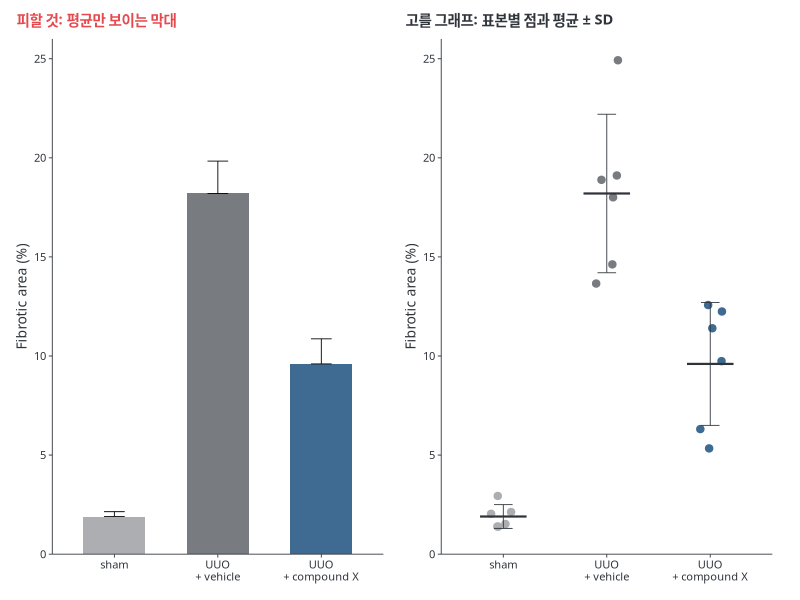
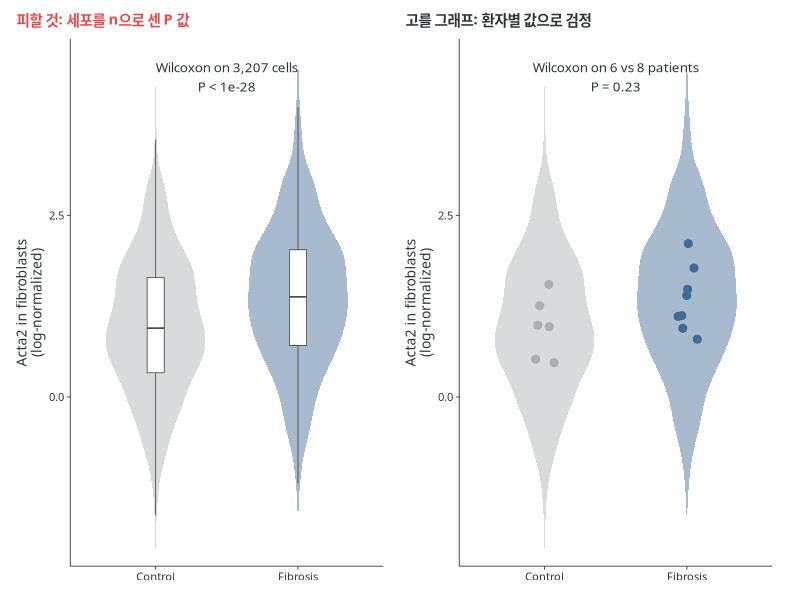
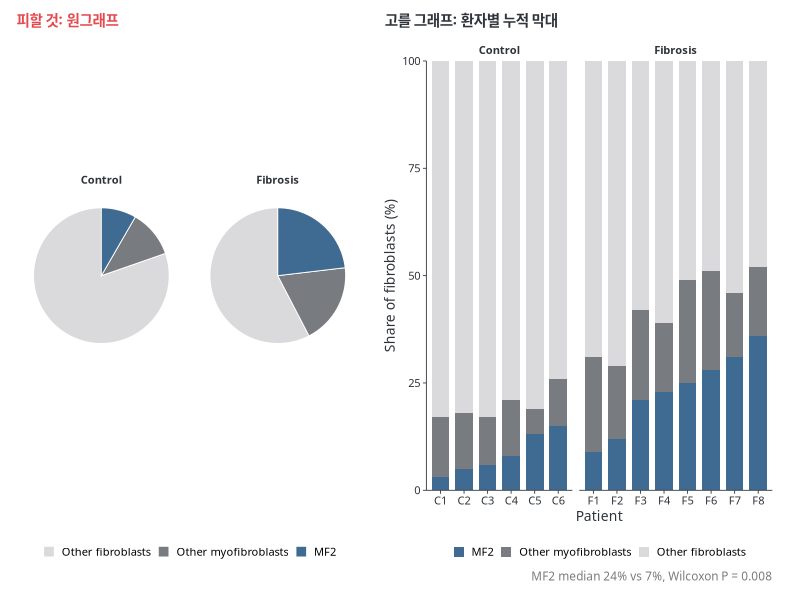
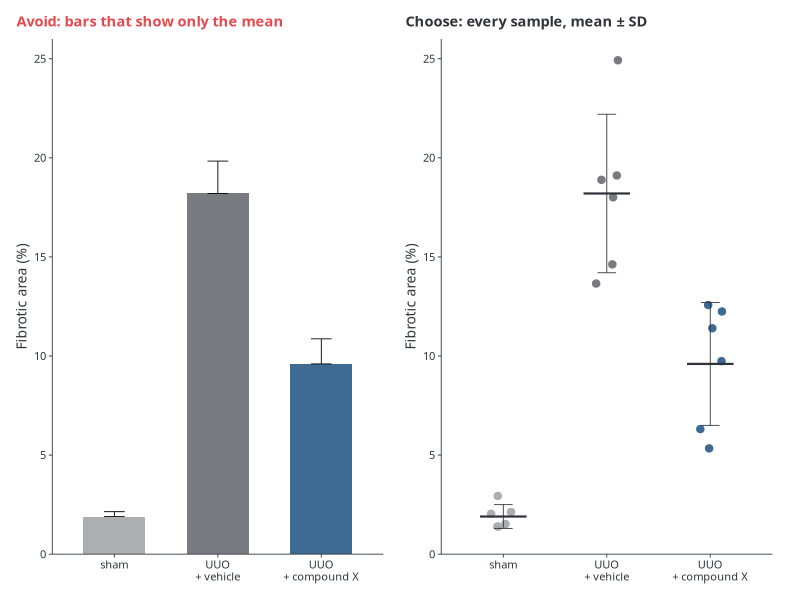
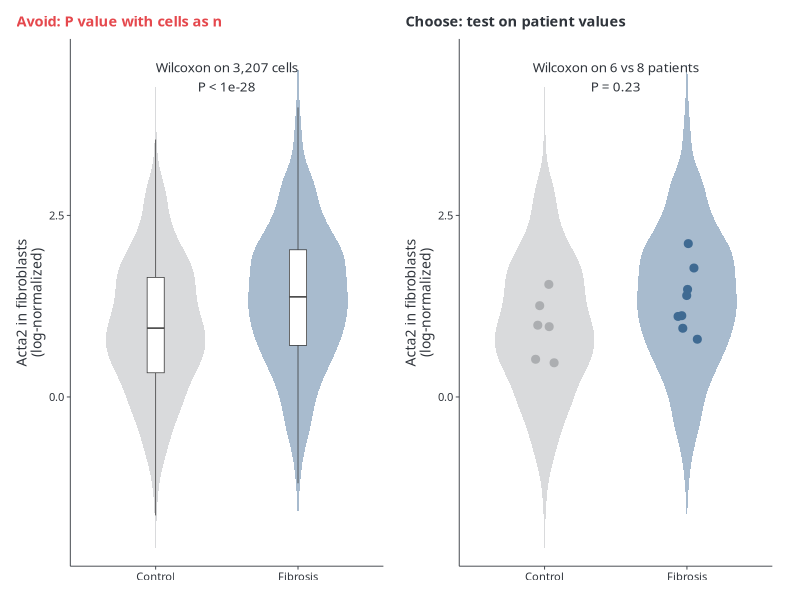
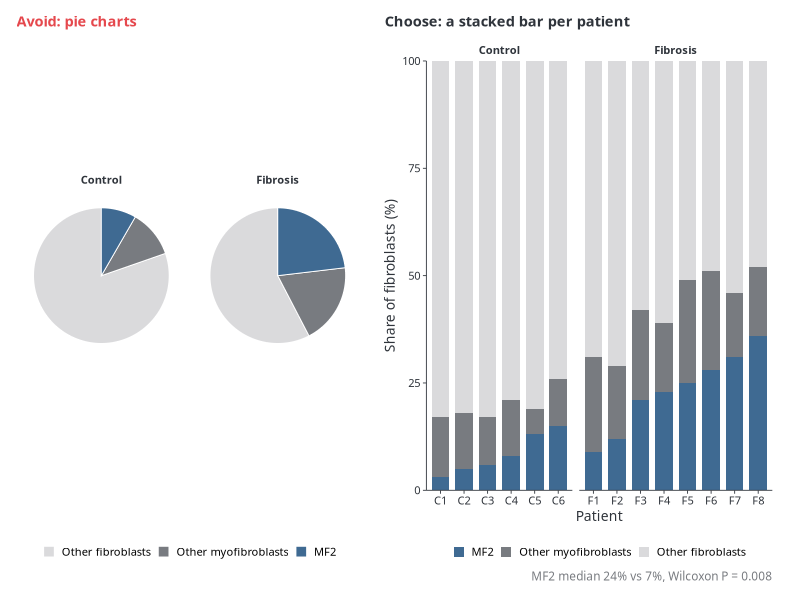
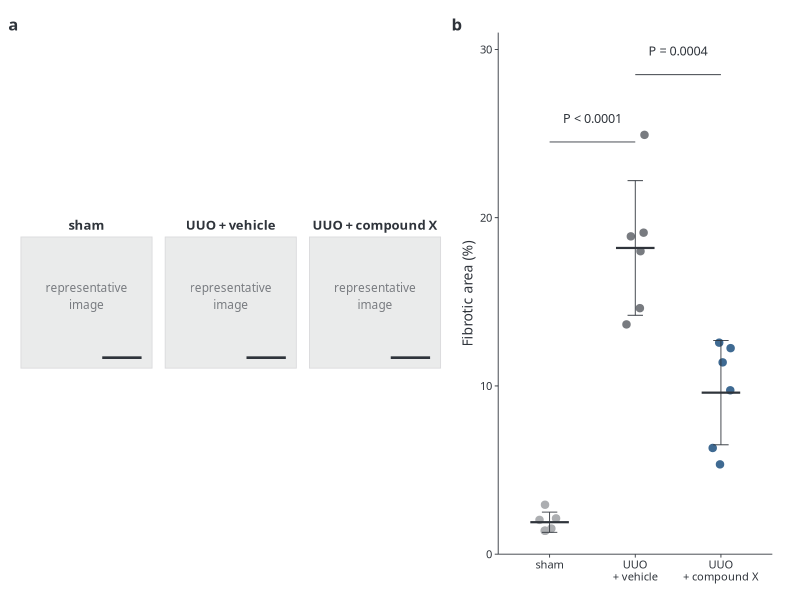

Source code (R) for these figures, in order:
# Data plots for the course pages (fictional example data).
#
#   module load R/4.6.1
#   Rscript figs/plots.R          # run from the repo root
#
# W4: three "avoid vs choose" graph comparisons, Korean (*.svg) and English (*.en.svg) titles.
# W5: a mock Figure 2 that the legend before/after example describes.
# All numbers come from the fictional example study used across the course:
#   fibrotic area sham 1.9 ± 0.6, UUO + vehicle 18.2 ± 4.0, UUO + compound X 9.6 ± 3.1 (%, mean ± SD, n = 6)
#   MF2 share of fibroblasts: median 24% (fibrosis, 8 patients) vs 7% (control, 6 patients), Wilcoxon P = 0.008
# Colours: slide-gallery charcoal palette; compound X / fibrosis in the slate blue pair colour.

suppressPackageStartupMessages({ library(ggplot2); library(patchwork); library(dplyr); library(tidyr) })

INK <- "#2F343B"; GREY1 <- "#ACAEB1"; GREY2 <- "#787B80"; KEY <- "#3F6A92"; AVOID <- "#E5484D"
FAM <- "Pretendard"
theme_web <- function(base = 10) {
  theme_classic(base_size = base, base_family = FAM) +
    theme(axis.text = element_text(colour = INK), axis.title = element_text(colour = INK),
          axis.line = element_line(linewidth = 0.3, colour = INK), axis.ticks = element_line(linewidth = 0.3, colour = INK),
          plot.title = element_text(size = base + 0.5, face = "bold", colour = INK, margin = margin(b = 6)),
          plot.title.position = "plot", strip.background = element_blank(),
          strip.text = element_text(colour = INK, face = "bold"), legend.position = "none",
          plot.margin = margin(6, 10, 6, 6))
}
theme_set(theme_web())
avoid_title <- function(p) p + theme(plot.title = element_text(colour = AVOID))

exact <- function(n, m, s, seed) { set.seed(seed); x <- rnorm(n); m + s * (x - mean(x)) / sd(x) }
GROUPS <- c("sham", "UUO + vehicle", "UUO + compound X")
fib <- tibble(group = factor(rep(GROUPS, each = 6), levels = GROUPS),
              area = c(exact(6, 1.9, 0.6, 1), exact(6, 18.2, 4.0, 2), exact(6, 9.6, 3.1, 3)))
GCOL <- setNames(c(GREY1, GREY2, KEY), GROUPS)

TXT <- list(
  ko = list(a1 = "피할 것: 평균만 보이는 막대", a2 = "고를 그래프: 표본별 점과 평균 ± SD",
            b1 = "피할 것: 세포를 n으로 센 P 값", b2 = "고를 그래프: 환자별 값으로 검정",
            c1 = "피할 것: 원그래프", c2 = "고를 그래프: 환자별 누적 막대"),
  en = list(a1 = "Avoid: bars that show only the mean", a2 = "Choose: every sample, mean ± SD",
            b1 = "Avoid: P value with cells as n", b2 = "Choose: test on patient values",
            c1 = "Avoid: pie charts", c2 = "Choose: a stacked bar per patient"))

out <- function(week, name, lang) file.path("assets", "img", week, paste0(name, if (lang == "en") ".en" else "", ".svg"))
fmtp <- function(p) if (p < 1e-4) "P < 0.0001" else sprintf("P = %.4f", p)

# ---- W4-1: few samples per group ---------------------------------------------------------
summ <- fib |> group_by(group) |> summarise(m = mean(area), s = sd(area), se = s / sqrt(n()), .groups = "drop")
ylab_fib <- "Fibrotic area (%)"
p_bar <- ggplot(summ, aes(group, m, fill = group)) + geom_col(width = 0.6) +
  geom_errorbar(aes(ymin = m, ymax = m + se), width = 0.2, linewidth = 0.3) +
  scale_fill_manual(values = GCOL) + scale_y_continuous(limits = c(0, 26), expand = c(0, 0)) +
  scale_x_discrete(labels = function(x) sub(" \\+ ", "\n+ ", x)) + labs(x = NULL, y = ylab_fib)
p_dot <- ggplot(fib, aes(group, area, colour = group)) +
  geom_point(position = position_jitter(width = 0.12, seed = 4), size = 2.2) +
  stat_summary(fun = mean, geom = "crossbar", width = 0.45, linewidth = 0.3, colour = INK) +
  stat_summary(fun.data = mean_sdl, fun.args = list(mult = 1), geom = "errorbar", width = 0.18, linewidth = 0.3, colour = INK) +
  scale_colour_manual(values = GCOL) + scale_y_continuous(limits = c(0, 26), expand = c(0, 0)) +
  scale_x_discrete(labels = function(x) sub(" \\+ ", "\n+ ", x)) + labs(x = NULL, y = ylab_fib)

# ---- W4-2: cells as n (pseudoreplication) ------------------------------------------------
# Patient means differ little (patient-level P is not significant), but thousands of cells make
# a cell-level test look overwhelming. Seed chosen so the two P values show this clearly.
set.seed(18)
mu <- c(rnorm(8, 1.25, 0.32), rnorm(6, 1.05, 0.32))
ncell <- sample(150:300, 14, replace = TRUE)
vals <- mapply(function(m, k) rnorm(k, m, 0.9), mu, ncell, SIMPLIFY = FALSE)
pts <- tibble(patient = c(paste0("F", 1:8), paste0("C", 1:6)),
              condition = factor(c(rep("Fibrosis", 8), rep("Control", 6)), levels = c("Control", "Fibrosis")))
cells <- pts |> mutate(value = vals) |> unnest(value)
pt_means <- cells |> group_by(patient, condition) |> summarise(value = mean(value), .groups = "drop")
p_cell <- wilcox.test(value ~ condition, data = cells)$p.value
p_pat <- wilcox.test(value ~ condition, data = pt_means, exact = TRUE)$p.value
CCOL <- c(Control = GREY1, Fibrosis = KEY)
ylab_acta2 <- "Acta2 in fibroblasts\n(log-normalized)"
base_violin <- ggplot(cells, aes(condition, value, fill = condition)) +
  geom_violin(scale = "width", width = 0.7, linewidth = 0.2, colour = NA, alpha = 0.45) +
  scale_fill_manual(values = CCOL) + scale_colour_manual(values = CCOL) +
  coord_cartesian(ylim = c(-2, 4.6)) + labs(x = NULL, y = ylab_acta2)
p_v_bad <- base_violin + geom_boxplot(width = 0.12, outlier.shape = NA, linewidth = 0.25, fill = "white") +
  annotate("text", x = 1.5, y = 4.4, family = FAM, size = 3.4, colour = INK,
           label = sprintf("Wilcoxon on %s cells\nP < 1e-%d", format(nrow(cells), big.mark = ","), floor(-log10(p_cell))))
p_v_good <- base_violin + geom_point(data = pt_means, aes(condition, value, colour = condition),
                                     position = position_jitter(width = 0.08, seed = 5), size = 2.4, inherit.aes = FALSE) +
  annotate("text", x = 1.5, y = 4.4, family = FAM, size = 3.4, colour = INK,
           label = sprintf("Wilcoxon on 6 vs 8 patients\nP = %.2f", p_pat))

# ---- W4-3: composition ---------------------------------------------------------------------
mf2 <- c(F1 = 9, F2 = 12, F3 = 21, F4 = 23, F5 = 25, F6 = 28, F7 = 31, F8 = 36, C1 = 3, C2 = 5, C3 = 6, C4 = 8, C5 = 13, C6 = 15)
set.seed(21)
other_myo <- round(c(runif(8, 14, 24), runif(6, 6, 14)))
comp <- tibble(patient = names(mf2), condition = factor(ifelse(grepl("^F", names(mf2)), "Fibrosis", "Control"), levels = c("Control", "Fibrosis")),
               MF2 = mf2, `Other myofibroblasts` = other_myo) |>
  mutate(`Other fibroblasts` = 100 - MF2 - `Other myofibroblasts`)
p_mf2 <- wilcox.test(MF2 ~ condition, data = comp, exact = TRUE)$p.value
stopifnot(abs(median(comp$MF2[comp$condition == "Fibrosis"]) - 24) < 1e-9, abs(median(comp$MF2[comp$condition == "Control"]) - 7) < 1e-9)
long <- comp |> pivot_longer(c(MF2, `Other myofibroblasts`, `Other fibroblasts`), names_to = "state", values_to = "pct") |>
  mutate(state = factor(state, levels = c("Other fibroblasts", "Other myofibroblasts", "MF2")))
SCOL <- c(`Other fibroblasts` = "#DADADC", `Other myofibroblasts` = GREY2, MF2 = KEY)
pie_df <- long |> group_by(condition, state) |> summarise(pct = mean(pct), .groups = "drop")
p_pie <- ggplot(pie_df, aes(x = "", y = pct, fill = state)) + geom_col(width = 1, colour = "white", linewidth = 0.3) +
  coord_polar(theta = "y") + facet_wrap(~ condition) + scale_fill_manual(values = SCOL) +
  theme_void(base_family = FAM, base_size = 10) +
  theme(strip.text = element_text(face = "bold", colour = INK, margin = margin(b = 4)), legend.position = "bottom",
        legend.title = element_blank(), legend.key.size = unit(3, "mm"),
        plot.title = element_text(face = "bold", size = 10.5, colour = AVOID, margin = margin(b = 6)), plot.title.position = "plot",
        plot.margin = margin(6, 10, 6, 6))
ord <- comp |> arrange(condition, MF2) |> pull(patient)
p_stack <- ggplot(long |> mutate(patient = factor(patient, levels = ord)), aes(patient, pct, fill = state)) +
  geom_col(width = 0.75) + facet_grid(~ condition, scales = "free_x", space = "free_x") +
  scale_fill_manual(values = SCOL, breaks = c("MF2", "Other myofibroblasts", "Other fibroblasts")) +
  scale_y_continuous(expand = c(0, 0)) + labs(x = "Patient", y = "Share of fibroblasts (%)") +
  annotate("text", x = Inf, y = Inf, label = "", family = FAM) +
  theme(legend.position = "bottom", legend.title = element_blank(), legend.key.size = unit(3, "mm"),
        axis.text.x = element_text(size = 8))

save_pair <- function(left, right, week, name, lang, h = 70) {
  g <- (left | right) + plot_layout(widths = c(1, 1))
  ggsave(out(week, name, lang), g, width = 180, height = h, units = "mm", device = svg, bg = "white")
}
for (lang in c("ko", "en")) {
  t <- TXT[[lang]]
  save_pair(avoid_title(p_bar + ggtitle(t$a1)), p_dot + ggtitle(t$a2), "w04", "graph_few_samples", lang)
  save_pair(avoid_title(p_v_bad + ggtitle(t$b1)), p_v_good + ggtitle(t$b2), "w04", "graph_cells_as_n", lang)
  save_pair(p_pie + ggtitle(t$c1),
            p_stack + ggtitle(t$c2) + labs(caption = sprintf("MF2 median %d%% vs %d%%, Wilcoxon %s",
                                                              24, 7, sprintf("P = %.3f", p_mf2))) +
              theme(plot.caption = element_text(colour = GREY2, size = 8.5)),
            "w04", "graph_composition", lang, h = 82)
}

# ---- W5: mock Figure 2 ---------------------------------------------------------------------
tk <- TukeyHSD(aov(area ~ group, data = fib))$group
p_sv <- tk["UUO + vehicle-sham", "p adj"]; p_vx <- tk["UUO + compound X-UUO + vehicle", "p adj"]
panel_a <- ggplot() +
  geom_rect(data = tibble(i = 1:3), aes(xmin = (i - 1) * 1.1, xmax = (i - 1) * 1.1 + 1, ymin = 0, ymax = 1),
            fill = "#EAEBEB", colour = "#DADADC", linewidth = 0.3) +
  geom_text(data = tibble(i = 1:3, l = GROUPS), aes(x = (i - 1) * 1.1 + 0.5, y = 1.09, label = l),
            family = FAM, size = 3.3, colour = INK, fontface = "bold") +
  geom_text(data = tibble(i = 1:3), aes(x = (i - 1) * 1.1 + 0.5, y = 0.55, label = "representative\nimage"),
            family = FAM, size = 3, colour = GREY2) +
  geom_segment(data = tibble(i = 1:3), aes(x = (i - 1) * 1.1 + 0.62, xend = (i - 1) * 1.1 + 0.92, y = 0.08, yend = 0.08),
               linewidth = 0.9, colour = INK) +
  coord_fixed(xlim = c(-0.02, 3.22), ylim = c(-0.02, 1.16), expand = FALSE) + theme_void(base_family = FAM)
yb <- c(24.5, 28.5)
panel_b <- p_dot + scale_y_continuous(limits = c(0, 31), expand = c(0, 0)) +
  annotate("segment", x = c(1, 2), xend = c(2, 3), y = yb, yend = yb, linewidth = 0.3, colour = INK) +
  annotate("text", x = c(1.5, 2.5), y = yb + 1.4, label = c(fmtp(p_sv), fmtp(p_vx)), family = FAM, size = 3.2, colour = INK)
fig2 <- (panel_a | panel_b) + plot_layout(widths = c(1.55, 1)) +
  plot_annotation(tag_levels = "a") & theme(plot.tag = element_text(face = "bold", size = 12, family = FAM, colour = INK))
suppressWarnings(ggsave(out("w05", "figure2_mock", "ko"), fig2, width = 180, height = 72, units = "mm", device = svg, bg = "white"))

cat(sprintf("fibrotic area means: %s\n", paste(round(tapply(fib$area, fib$group, mean), 2), collapse = ", ")))
cat(sprintf("fibrotic area SDs: %s\n", paste(round(tapply(fib$area, fib$group, sd), 2), collapse = ", ")))
cat(sprintf("Tukey: sham vs vehicle %s, vehicle vs compound X %s (P = %.5f)\n", fmtp(p_sv), fmtp(p_vx), p_vx))
cat(sprintf("Acta2: cells n = %d, cell-level P = %.2e, patient-level P = %.3f\n", nrow(cells), p_cell, p_pat))
cat(sprintf("MF2 medians 24 vs 7, Wilcoxon exact P = %.5f\n", p_mf2))
